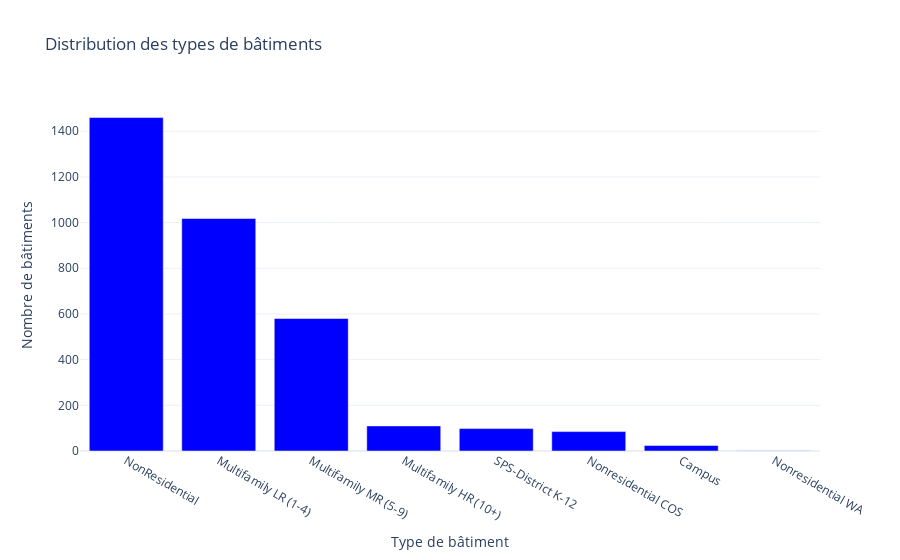
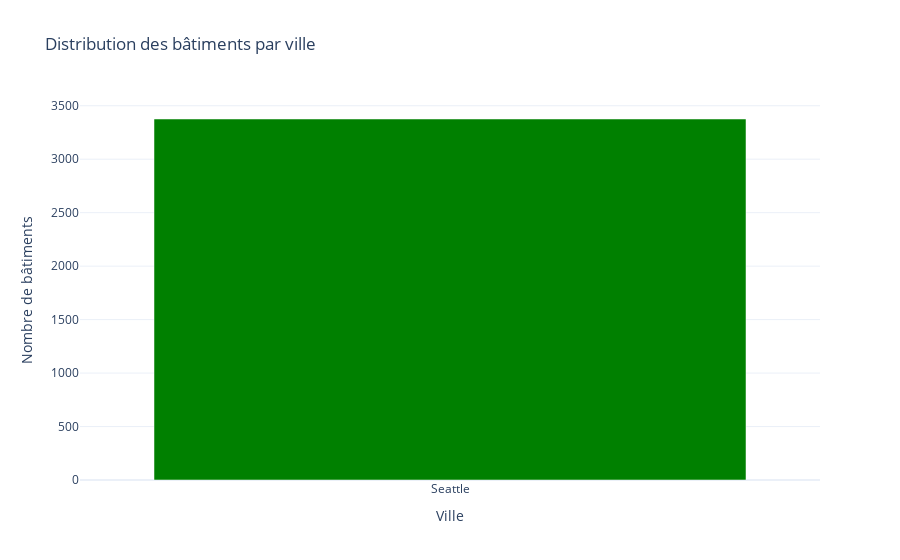

Notebook code for these charts, in order:
### Code cell
# --- Nettoyage des valeurs ---
building_consumption['BuildingType'] = building_consumption['BuildingType'].fillna("Inconnu")

# --- Distribution des types de bâtiments ---
building_type_counts = building_consumption['BuildingType'].value_counts().reset_index()
building_type_counts.columns = ['BuildingType', 'count']

fig_building_type = px.bar(
    building_type_counts,
    x='BuildingType',  
    y='count',          
    title="Distribution des types de bâtiments",
    labels={'BuildingType': 'Type de bâtiment', 'count': 'Nombre de bâtiments'},
    template="plotly_white"
)
fig_building_type.update_traces(marker_color='blue')
fig_building_type.show()

# --- Standardiser les noms de villes ---
building_consumption['City'] = building_consumption['City'].str.strip().str.title()

# --- Distribution des villes ---
city_counts = building_consumption['City'].value_counts().reset_index()
city_counts.columns = ['City', 'count']

fig_city = px.bar(
    city_counts,
    x='City',  
    y='count',  
    title="Distribution des bâtiments par ville",
    labels={'City': 'Ville', 'count': 'Nombre de bâtiments'},
    template="plotly_white"
)
fig_city.update_traces(marker_color='green')
fig_city.show()

### Figure 1 — Plotly figure (JSON) as saved in the notebook; plotly's stock layout.template omitted (floating-point values rounded to 4 significant figures)
{"data": [{"alignmentgroup": "True", "hovertemplate": "Type de bâtiment=%{x}<br>Nombre de bâtiments=%{y}<extra></extra>", "legendgroup": "", "marker": {"color": "blue", "pattern": {"shape": ""}}, "name": "", "offsetgroup": "", "orientation": "v", "showlegend": false, "textposition": "auto", "type": "bar", "x": ["NonResidential", "Multifamily LR (1-4)", "Multifamily MR (5-9)", "Multifamily HR (10+)", "SPS-District K-12", "Nonresidential COS", "Campus", "Nonresidential WA"], "xaxis": "x", "y": [1460, 1018, 580, 110, 98, 85, 24, 1], "yaxis": "y"}], "layout": {"barmode": "relative", "legend": {"tracegroupgap": 0}, "title": {"text": "Distribution des types de bâtiments"}, "xaxis": {"anchor": "y", "domain": [0, 1], "title": {"text": "Type de bâtiment"}}, "yaxis": {"anchor": "x", "domain": [0, 1], "title": {"text": "Nombre de bâtiments"}}}}

### Figure 2 — Plotly figure (JSON) as saved in the notebook; plotly's stock layout.template omitted (floating-point values rounded to 4 significant figures)
{"data": [{"alignmentgroup": "True", "hovertemplate": "Ville=%{x}<br>Nombre de bâtiments=%{y}<extra></extra>", "legendgroup": "", "marker": {"color": "green", "pattern": {"shape": ""}}, "name": "", "offsetgroup": "", "orientation": "v", "showlegend": false, "textposition": "auto", "type": "bar", "x": ["Seattle"], "xaxis": "x", "y": [3376], "yaxis": "y"}], "layout": {"barmode": "relative", "legend": {"tracegroupgap": 0}, "title": {"text": "Distribution des bâtiments par ville"}, "xaxis": {"anchor": "y", "domain": [0, 1], "title": {"text": "Ville"}}, "yaxis": {"anchor": "x", "domain": [0, 1], "title": {"text": "Nombre de bâtiments"}}}}
